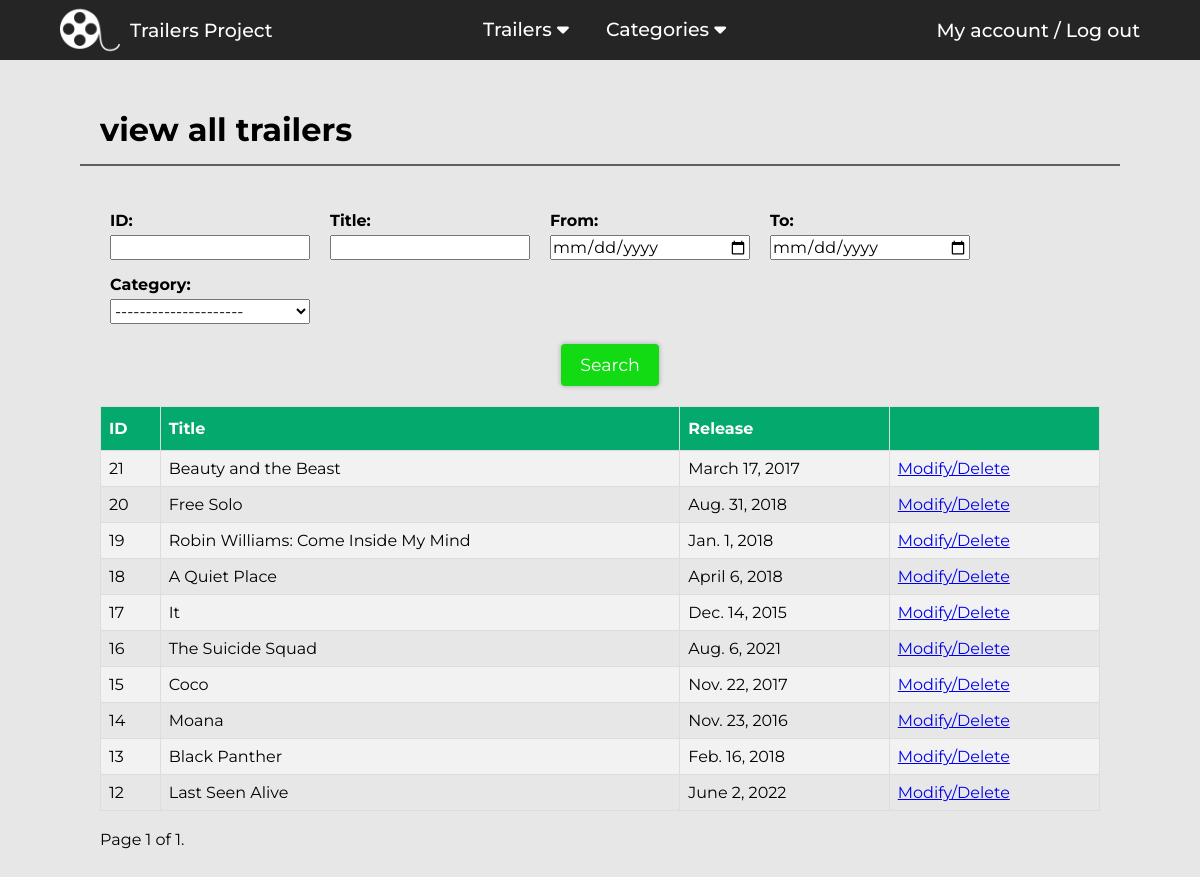
The page /trailers/view-trailers/ (signed in) on the database its author committed.
### Trailers/models.py (models this page shows)
class Trailers(models.Model):
    title = models.TextField(max_length=70, verbose_name="Title")
    release_date = models.DateField(null=True, blank=True)
    description=models.TextField(max_length=700)
    cast=models.TextField(max_length=100)
    image =models.ImageField(upload_to='images', blank=True )
    trailerUrl=models.TextField(max_length=15)
    category = models.ManyToManyField(Category, blank=True)

### Trailers/views.py (the view)
# urls.py: path('view-trailers/', login_required(views.viewTrailers), name="viewTrailers"),
def viewTrailers(request):
    context = { }
    trailers = Trailers.objects.all().order_by("-id")
    try:
        context["id"]=request.GET["id"]
        trailers = trailers.filter(id=context["id"])
    except:
        pass
    try:
        context["category"]=request.GET["category"]
        trailers = trailers.filter(category__in=Category.objects.filter(id=context["category"]))
    except:
        pass
    try:
        context["title"]=request.GET["title"]
        trailers=trailers.filter(Q(title__icontains=context["title"])|Q(cast__icontains=context["title"]))
        trailers = trailers.annotate(
            k1 = Case(
                When(title__icontains=context["title"], then=Value(1.0)),
                default=Value(0.0),
                output_field=FloatField(),
            ),
            k2 = Case(
                When(title=context["title"], then=Value(1.0)),
                default=Value(0.0),
                output_field=FloatField(),
            ),
            k3 = Case(
                When(cast__icontains=context["title"], then=Value(1.0)),
                default=Value(0.0),
                output_field=FloatField(),
            ),
            rank= F("k1")+ F("k2")+F("k3"),
        ).order_by("-rank")
    except Exception as e:
        pass
    try:
        context["from"]=request.GET["from"]
        trailers = trailers.filter(release_date__gte=context["from"])
    except:
        pass
    try:
        context["to"]=request.GET["to"]
        trailers = trailers.filter(release_date__lte=context["to"])
    except:
        pass
    paginator = Paginator(trailers, 10)
    page = 1
    try:
        page = request.GET.get('page')
    except:
        pass
    trailers = paginator.get_page(page)
    categories = Category.objects.all()
    context["categories"]=categories
    context["trailers"]=trailers
    return render(request, "trailers/view-trailers.html",context)

### templates/trailers/view-trailers.html (shortened to what this page needs)
{% extends "base.html" %}
{% block head %}
<link rel="stylesheet" href="/static/css/table.css">
<link rel="stylesheet" href="/static/css/search.css">
{% endblock head %}
{% block content %}
<h1>view all trailers</h1>
<hr class="hr-separator">
<div class="view-content">
    <div class="search-container">
        <div class="all-params-container">
            <div class="param-container">
                    <h4>ID:</h4>
                    <input type="text" id="id-input" value="{{id}}">
            </div>
            <div class="param-container">
                    <h4>Title:</h4>
                    <input type="text" id="title-input" value="{{title}}">
            </div>
            <div class="param-container">
                    <h4>From:</h4>
                    <input type="date" id="from-input" value="{{from}}">
            </div>
            <div class="param-container">
                    <h4>To:</h4>
                    <input type="date" id="to-input" value="{{to}}">
            </div>
            <div class="param-container">
                    <h4>Category:</h4>
                    <select id="category-input">
                        <option value="no">---------------------</option>
                    </select>
            </div>
        </div>
        <div class="container-center">
            <button type="button" class="btn-save" id="searchBtn">Search</button>
        </div>
    </div>
    <div class="table-container">
        <table class="table">
            <tr>
                <th>ID</th>
                <th>Title</th>
                <th>Release</th>
                <th></th>
            </tr>
            {% for trailer in trailers %}
            <tr>
                <td>{{trailer.id}}</td>
                <td>{{trailer.title}}</td>
                <td>{{trailer.release_date}}</td>
                <td><a href="{% url 'Trailers:modifyTrailer' trailer.id %}">Modify/Delete</a></td>
            </tr>
            {% endfor %}
        </table>
    </div>
    <br>
    <span >
        <span class="current">
            Page {{ trailers.number }} of {{ trailers.paginator.num_pages }}.
        </span>
    </span>
</div>
{% endblock content %}

### static/css/base.css (style rules this page uses)
:root { --gray: rgb(37, 37, 37); --black: #0e0e0e; --blue : rgb(16, 147, 255); --background: rgb(231, 231, 231); --transition: all 0.3s ease 0s; --green: rgb(19, 219, 19); }
* { box-sizing: border-box; margin: 0; padding: 0; font-family: "Montserrat", sans-serif; }
body { background-color: var(--background); }
.hr-separator { margin: 15px -20px 40px; border: 1px solid var(--gray); opacity: 0.7; }
.container-center { display: flex; justify-content: center; }
.btn-danger, .btn-save, .btn-yellow { display: inline-block; margin-left: 20px; line-height: 20px; color: white; text-align: center; vertical-align: middle; cursor: pointer; transition: var(--transition); padding: 11px 19px; font-size: 17.5px; -webkit-border-radius: 4px; -moz-border-radius: 4px; border-radius: 4px; border: 0; box-shadow: 0px 0px 4px 1px rgba(0,0,0,0.2); -webkit-box-shadow: 0px 0px 4px 1px rgba(0,0,0,0.2); -moz-box-shadow: 0px 0px 4px 1px rgba(0,0,0,0.2); }
.btn-save { background-color: var(--green); }

### static/css/navbar.css (style rules this page uses)
:root { --gray: rgb(37, 37, 37); --black: #0e0e0e; --blue : rgb(16, 147, 255); }

### static/css/table.css (style rules this page uses)
table { font-family: Arial, Helvetica, sans-serif; border-collapse: collapse; width: 100%; }
table td, table th { border: 1px solid #ddd; padding: 8px; }
table tr:nth-child(even) { background-color: #f2f2f2; }
table th { padding-top: 12px; padding-bottom: 12px; text-align: left; background-color: #04AA6D; color: white; }

### static/css/search.css (style rules this page uses)
.search-container { margin-bottom: 20px; }
.all-params-container { display: flex; flex-wrap: wrap; justify-content: flex-start; margin-bottom: 10px; }
.all-params-container .param-container { margin: 10px; }
.all-params-container .param-container { margin-top: 5px; width: 200px; }
.param-container input, .param-container select { width: 100%; font-size: 16px; margin-top: 5px; height: 25px; }

### rows shown on the page
Trailers: id "21", title "Beauty and the Beast", release_date "March 17, 2017"
Trailers: id "20", title "Free Solo", release_date "Aug. 31, 2018"
Trailers: id "19", title "Robin Williams: Come Inside My Mind", release_date "Jan. 1, 2018"
Trailers: id "18", title "A Quiet Place", release_date "April 6, 2018"
Trailers: id "17", title "It", release_date "Dec. 14, 2015"
Trailers: id "16", title "The Suicide Squad", release_date "Aug. 6, 2021"
Trailers: id "15", title "Coco", release_date "Nov. 22, 2017"
Trailers: id "14", title "Moana", release_date "Nov. 23, 2016"
Trailers: id "13", title "Black Panther", release_date "Feb. 16, 2018"
Trailers: id "12", title "Last Seen Alive", release_date "June 2, 2022"

### other values the page prints
{{ trailers.number }} "1"
{{ trailers.paginator.num_pages }} "1"
